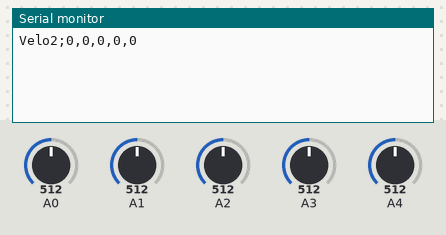
This sketch was run on a simulated Arduino Uno, built with avr-gcc and run on an emulated ATmega328P. On the bench: the last lines printed to the serial monitor. The test bench sets the inputs (shaded band); at power-on: A0 = 512, A1 = 512, A2 = 512, A3 = 512, A4 = 512.

Above: at 1.2 s.
1.3 s: A0 set to 716
At 2.2 s:
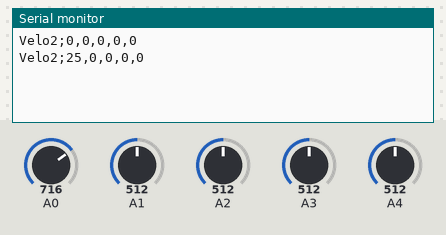
2.8 s: A1 set to 716
At 3.7 s:
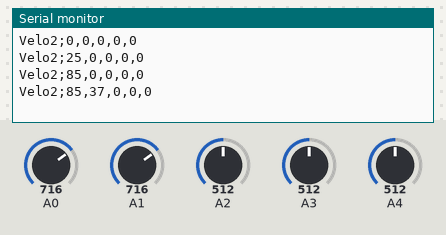
4.3 s: A2 set to 716
At 5.5 s:
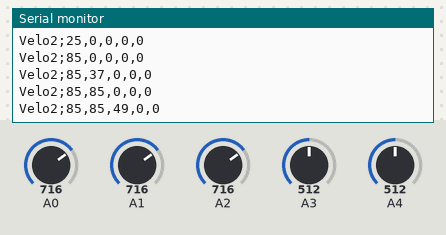
5.8 s: A3 set to 716
At 7.1 s:
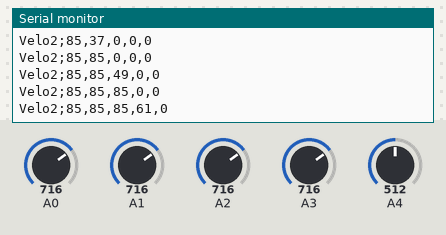
7.3 s: A4 set to 716
At 7.3 s:
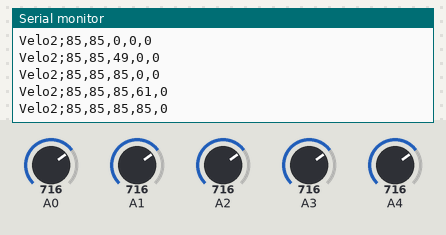
8.8 s: A0 set to 992
At 9.4 s:
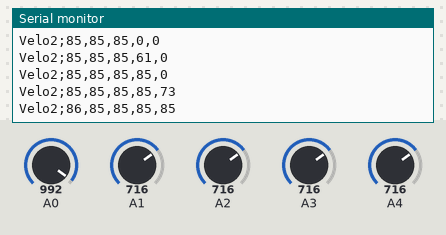
Timing chart, 0 to 11.3 s (numbered marks = the images above; inputs shaded):
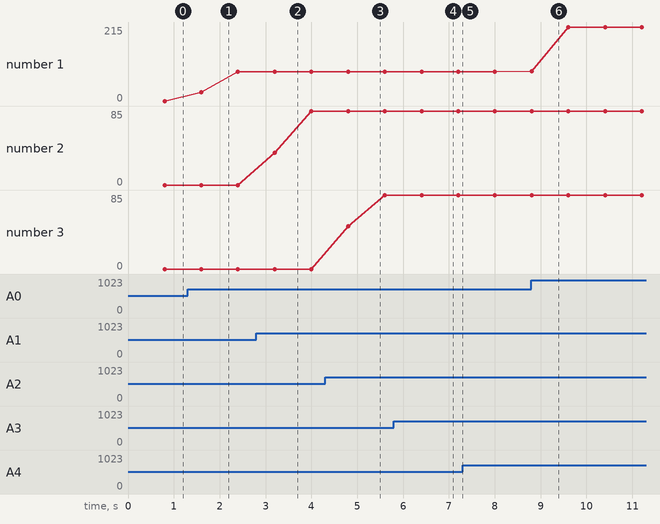

Measured:
- after the input at 1.3 s, the serial monitor: prints a new line after 0.30 s (image 1)
- after the input at 2.8 s, the serial monitor: prints a new line after 0.40 s (image 2)
- after the input at 4.3 s, the serial monitor: prints a new line after 0.50 s (image 3)
- after the input at 5.8 s, the serial monitor: prints a new line after 0.60 s (image 4)
- after the input at 8.8 s, the serial monitor: prints a new line at once (image 6)
- plotted number 1: 0 → 85 after the input at 1.3 s, 85 → 215 after the input at 8.8 s

The sketch:

ArduinoVeloJuin.ino
```cpp
// Les vélos 1 à 5 sont branchés sur les entrées A0->A4 de la carte 1
int analogIn[5] = {A0,A1,A2,A3,A4};
int TenAmps[10];
int nmoy = 1000; //Moyennage
// Fonction de lecture des pins analogiques et de calcul de l'intensité
int amplitude(int pin){
  int nit=0;
  int a = analogRead(pin) - 512;
  float b = 12*abs((a / 512.0) * 20.0);
  return b;
  }
    int moyandceil(float valu){
      int A=int(valu/nmoy-10);
   if (A>0)
   {
    return A;
   }
else
   {
return 0;
   }
}
//Initialisation
void setup(){
  Serial.begin(9600);
}
//Lecture et envoi des valeurs à la vitesse de l'arduino
void loop(){
  float v1=0.,v2=0.,v3=0.,v4=0.,v5=0.;
  for (int i = 0; i <= nmoy; i++) {
      v1= amplitude(analogIn[0])+v1;
      v2= amplitude(analogIn[1])+v2;
      v3= amplitude(analogIn[2])+v3;
      v4= amplitude(analogIn[3])+v4;
      v5= amplitude(analogIn[4])+v5;
    }
  Serial.print("Velo2;");
   Serial.print(moyandceil(v1));
  Serial.print(",");
   Serial.print(moyandceil(v2));
  Serial.print(",");
   Serial.print(moyandceil(v3));
  Serial.print(",");
   Serial.print(moyandceil(v4));
  Serial.print(",");
   Serial.print(moyandceil(v5));
  Serial.println();
}
```
